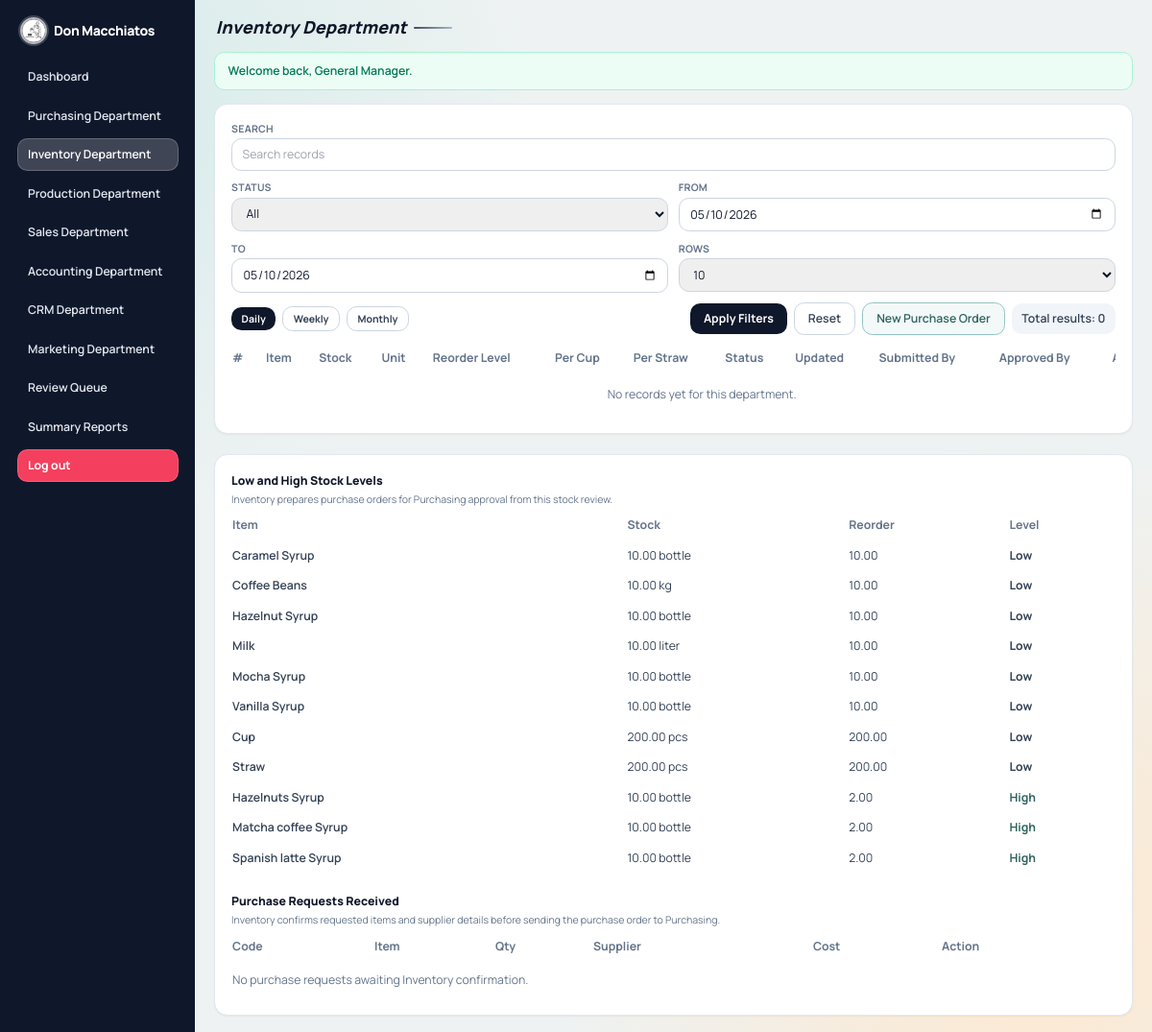
The app's page /department.php?dept=inventory&page=1&range=daily (signed in), older data.
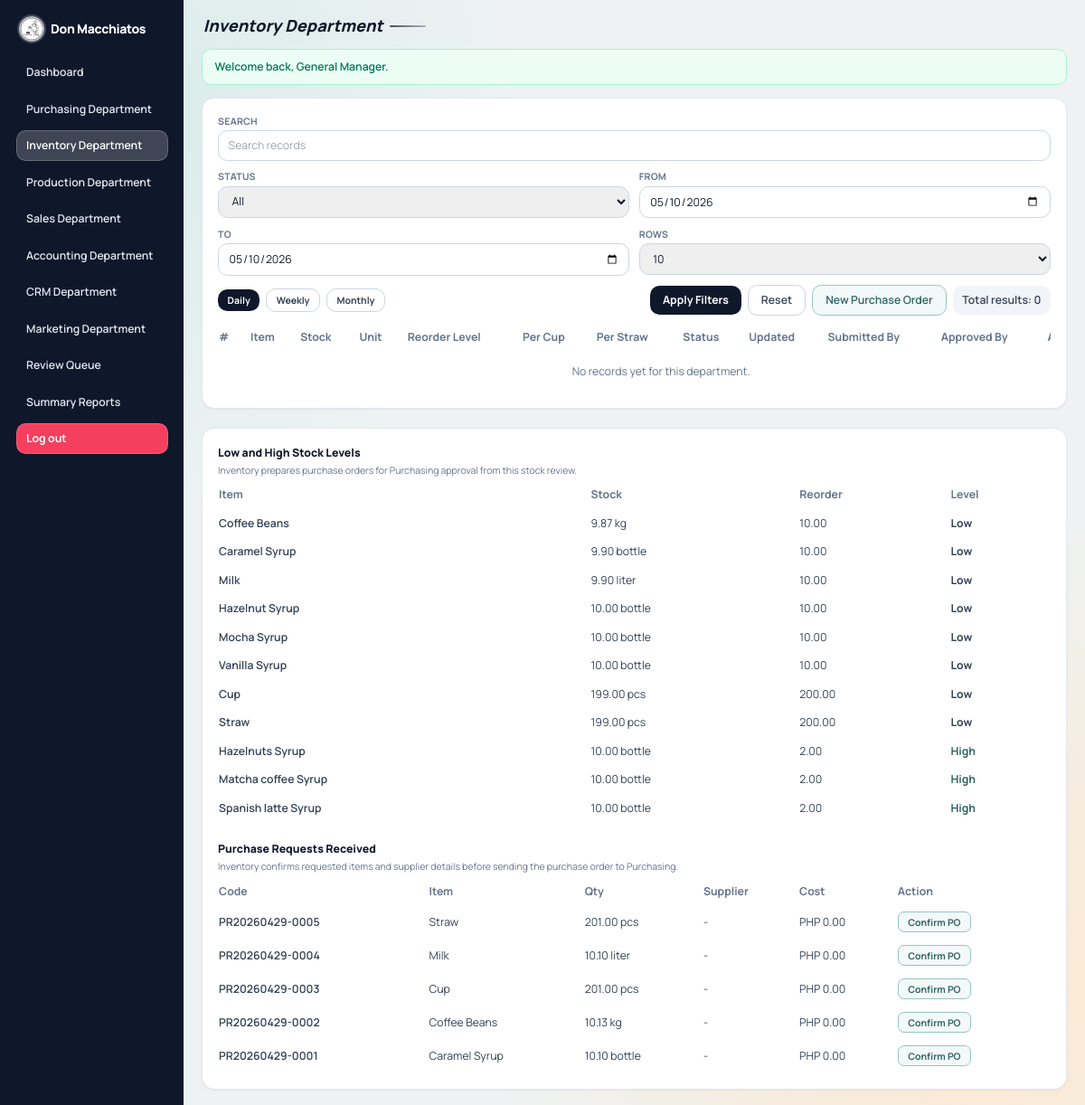
The same page, newer data.
### tables this page shows
CREATE TABLE `inventory_items` (
  `id` int(10) UNSIGNED NOT NULL,
  `item_name` varchar(120) NOT NULL,
  `unit` varchar(30) NOT NULL,
  `stock_qty` decimal(12,2) NOT NULL DEFAULT 0.00,
  `reorder_level` decimal(12,2) NOT NULL DEFAULT 0.00,
  `per_cup_qty` decimal(12,2) NOT NULL DEFAULT 1.00,
  `per_straw_qty` decimal(12,2) NOT NULL DEFAULT 1.00,
  `notes` text DEFAULT NULL,
  `status` enum('pending','approved','rejected') NOT NULL DEFAULT 'pending',
  `submitted_by` int(10) UNSIGNED DEFAULT NULL,
  `approved_by` int(10) UNSIGNED DEFAULT NULL,
  `approval_note` text DEFAULT NULL,
  `approved_at` datetime DEFAULT NULL,
  `created_at` datetime NOT NULL DEFAULT current_timestamp(),
  `updated_at` datetime NOT NULL DEFAULT current_timestamp() ON UPDATE current_timestamp()
);

CREATE TABLE `purchase_requests` (
  `id` int(10) UNSIGNED NOT NULL,
  `request_code` varchar(40) NOT NULL,
  `inventory_item_id` int(10) UNSIGNED NOT NULL,
  `requested_qty` decimal(12,2) NOT NULL DEFAULT 0.00,
  `supplier_name` varchar(160) DEFAULT NULL,
  `quoted_unit_cost` decimal(12,2) DEFAULT NULL,
  `estimated_total` decimal(12,2) NOT NULL DEFAULT 0.00,
  `expected_delivery_date` date DEFAULT NULL,
  `notes` text DEFAULT NULL,
  `inventory_confirmed_by` int(10) UNSIGNED DEFAULT NULL,
  `inventory_confirmed_at` datetime DEFAULT NULL,
  `purchasing_processed_by` int(10) UNSIGNED DEFAULT NULL,
  `purchasing_processed_at` datetime DEFAULT NULL,
  `purchasing_note` text DEFAULT NULL,
  `status` enum('pending','approved','rejected') NOT NULL DEFAULT 'pending',
  `submitted_by` int(10) UNSIGNED DEFAULT NULL,
  `approved_by` int(10) UNSIGNED DEFAULT NULL,
  `approval_note` text DEFAULT NULL,
  `approved_at` datetime DEFAULT NULL,
  `created_at` datetime NOT NULL DEFAULT current_timestamp(),
  `updated_at` datetime NOT NULL DEFAULT current_timestamp() ON UPDATE current_timestamp()
);

### includes/functions.php (called while the page is built, shortened)
<?php
function e($value): string
{
    return htmlspecialchars((string) $value, ENT_QUOTES, 'UTF-8');
}
function department_configs(): array
{
    global $DEPARTMENT_CONFIG;
    return $DEPARTMENT_CONFIG;
}
function department_config(string $departmentKey): ?array
{
    $configs = department_configs();
    return $configs[$departmentKey] ?? null;
}
function format_money($value): string
{
    return 'PHP ' . number_format((float) $value, 2);
}

### department.php (the view, shortened to what the rows shown need)
<?php
$department = $_GET['dept'] ?? '';
$config = department_config($department);
$pdo = db();
$isInventoryDepartment = $department === 'inventory';
$workflowInventoryRows = [];
if (in_array($department, ['production', 'inventory'], true)) {
    $workflowInventoryRows = $pdo->query("SELECT id, item_name, stock_qty, unit, reorder_level,
            CASE
                WHEN stock_qty <= 0 THEN 'out'
                WHEN stock_qty <= reorder_level THEN 'low'
                WHEN stock_qty >= (reorder_level * 3) AND reorder_level > 0 THEN 'high'
                ELSE 'normal'
            END AS stock_level
        FROM inventory_items
        WHERE status = 'approved'
        ORDER BY
            CASE
                WHEN stock_qty <= 0 THEN 0
                WHEN stock_qty <= reorder_level THEN 1
                WHEN stock_qty >= (reorder_level * 3) AND reorder_level > 0 THEN 3
                ELSE 2
            END,
            stock_qty ASC,
            item_name ASC
        LIMIT 20")->fetchAll() ?: [];
}
$inventoryPurchaseOrderRows = [];
if ($isInventoryDepartment) {
    $inventoryPurchaseOrderRows = $pdo->query("SELECT pr.*, i.item_name, i.unit, i.stock_qty, i.reorder_level
        FROM purchase_requests pr
        LEFT JOIN inventory_items i ON i.id = pr.inventory_item_id
        WHERE pr.status = 'pending' AND pr.inventory_confirmed_at IS NULL
        ORDER BY pr.updated_at DESC, pr.id DESC
        LIMIT 20")->fetchAll() ?: [];
}
require_once __DIR__ . '/includes/layout_top.php';
?>
<section class="rounded-2xl border border-slate-200 bg-white p-5 shadow-sm">
    <div class="table-scroll mt-4">
        <table class="stack-table w-full min-w-[980px] text-sm">
            <thead>
            <tr class="text-left text-slate-500">
                <th class="pb-2 pr-4" data-priority="high">#</th>
                <?php foreach ($config['list_columns'] as $label => $column): ?>
                    <th class="pb-2 pr-4" data-priority="medium"><?= e($label) ?></th>
                <?php endforeach; ?>
                <th class="pb-2 pr-4" data-priority="low">Submitted By</th>
                <th class="pb-2 pr-4" data-priority="low">Approved By</th>
                <th class="pb-2" data-priority="high">Actions</th>
            </tr>
            </thead>
        </table>
    </div>
</section>
<?php if ($isInventoryDepartment): ?>
<section class="mt-6 rounded-2xl border border-slate-200 bg-white p-5 shadow-sm">
    <div class="table-scroll mt-3">
        <table class="stack-table w-full min-w-[620px] text-sm">
            <thead>
            <tr class="text-left text-slate-500">
                <th class="pb-2 pr-3" data-priority="high">Item</th>
                <th class="pb-2 pr-3 text-right" data-priority="high">Stock</th>
                <th class="pb-2 pr-3 text-right" data-priority="medium">Reorder</th>
                <th class="pb-2 text-right" data-priority="high">Level</th>
            </tr>
            </thead>
            <tbody class="text-slate-700">
            <?php if ($workflowInventoryRows): ?>
                <?php foreach ($workflowInventoryRows as $inventoryLevel): ?>
                    <?php
                    $level = (string) ($inventoryLevel['stock_level'] ?? 'normal');
                    $levelLabel = ['out' => 'Out', 'low' => 'Low', 'high' => 'High', 'normal' => 'Normal'][$level] ?? 'Normal';
                    $levelClass = $level === 'out' ? 'text-rose-700' : ($level === 'low' ? 'text-orange-700' : ($level === 'high' ? 'text-brand-700' : 'text-emerald-700'));
                    ?>
                    <tr class="border-t border-slate-100">
                        <td class="py-2 pr-3 font-semibold"><?= e((string) ($inventoryLevel['item_name'] ?? '-')) ?></td>
                        <td class="py-2 pr-3 text-right"><?= e(number_format((float) ($inventoryLevel['stock_qty'] ?? 0), 2)) ?> <?= e((string) ($inventoryLevel['unit'] ?? '')) ?></td>
                        <td class="py-2 pr-3 text-right"><?= e(number_format((float) ($inventoryLevel['reorder_level'] ?? 0), 2)) ?></td>
                        <td class="py-2 text-right font-bold <?= e($levelClass) ?>"><?= e($levelLabel) ?></td>
                    </tr>
                <?php endforeach; ?>
            <?php else: ?>
                <tr><td colspan="4" class="py-3 text-slate-500">No approved inventory items available.</td></tr>
            <?php endif; ?>
            </tbody>
        </table>
    </div>
    <div class="mt-6">
        <div class="table-scroll mt-3">
            <table class="stack-table w-full min-w-[760px] text-sm">
                <thead>
                <tr class="text-left text-slate-500">
                    <th class="pb-2 pr-3" data-priority="high">Code</th>
                    <th class="pb-2 pr-3" data-priority="high">Item</th>
                    <th class="pb-2 pr-3 text-right" data-priority="medium">Qty</th>
                    <th class="pb-2 pr-3" data-priority="medium">Supplier</th>
                    <th class="pb-2 pr-3 text-right" data-priority="medium">Cost</th>
                    <th class="pb-2 text-right" data-priority="high">Action</th>
                </tr>
                </thead>
                <tbody class="text-slate-700">
                <?php if ($inventoryPurchaseOrderRows): ?>
                    <?php foreach ($inventoryPurchaseOrderRows as $purchaseOrderRow): ?>
                        <?php $purchaseOrderRowId = (int) ($purchaseOrderRow['id'] ?? 0); ?>
                        <tr class="border-t border-slate-100">
                            <td class="py-2 pr-3 font-semibold"><?= e((string) ($purchaseOrderRow['request_code'] ?? '-')) ?></td>
                            <td class="py-2 pr-3"><?= e((string) ($purchaseOrderRow['item_name'] ?? ('Item #' . (int) ($purchaseOrderRow['inventory_item_id'] ?? 0)))) ?></td>
                            <td class="py-2 pr-3 text-right"><?= e(number_format((float) ($purchaseOrderRow['requested_qty'] ?? 0), 2)) ?> <?= e((string) ($purchaseOrderRow['unit'] ?? '')) ?></td>
                            <td class="py-2 pr-3"><?= e((string) ($purchaseOrderRow['supplier_name'] ?? '-')) ?></td>
                            <td class="py-2 pr-3 text-right"><?= e(format_money((float) ($purchaseOrderRow['estimated_total'] ?? 0))) ?></td>
                            <td class="py-2 text-right">
                                <button type="button" onclick="openModal('prepare-inventory-po-<?= e((string) $purchaseOrderRowId) ?>')" class="rounded-lg border border-brand-300 bg-brand-50 px-3 py-1 text-xs font-bold text-brand-700 hover:bg-brand-100">Confirm PO</button>
                            </td>
                        </tr>
                    <?php endforeach; ?>
                <?php else: ?>
                    <tr><td colspan="6" class="py-3 text-slate-500">No purchase requests awaiting Inventory confirmation.</td></tr>
                <?php endif; ?>
                </tbody>
            </table>
        </div>
    </div>
</section>
<?php endif; ?>
<?php require_once __DIR__ . '/includes/layout_bottom.php'; ?>

Row changes from the older to the newer data that the page shows:
changed inventory_items "Coffee Beans": stock_qty "10.00" → "9.87"; moves up the list
changed inventory_items "Caramel Syrup": stock_qty "10.00" → "9.90"
changed inventory_items "Milk": stock_qty "10.00" → "9.90"; moves up the list
changed inventory_items "Cup": stock_qty "200.00" → "199.00"
changed inventory_items "Straw": stock_qty "200.00" → "199.00"
added purchase_requests: request_code "PR20260429-0005", inventory_item.item_name "Straw", requested_qty "201.00", inventory_item.unit "pcs", supplier_name "-", estimated_total "PHP 0.00"
added purchase_requests: request_code "PR20260429-0004", inventory_item.item_name "Milk", requested_qty "10.10", inventory_item.unit "liter", supplier_name "-", estimated_total "PHP 0.00"
added purchase_requests: request_code "PR20260429-0003", inventory_item.item_name "Cup", requested_qty "201.00", inventory_item.unit "pcs", supplier_name "-", estimated_total "PHP 0.00"
added purchase_requests: request_code "PR20260429-0002", inventory_item.item_name "Coffee Beans", requested_qty "10.13", inventory_item.unit "kg", supplier_name "-", estimated_total "PHP 0.00"
added purchase_requests: request_code "PR20260429-0001", inventory_item.item_name "Caramel Syrup", requested_qty "10.10", inventory_item.unit "bottle", supplier_name "-", estimated_total "PHP 0.00"
Text that changed along with them:
text no longer shown: "No purchase requests awaiting Inventory confirmation."
